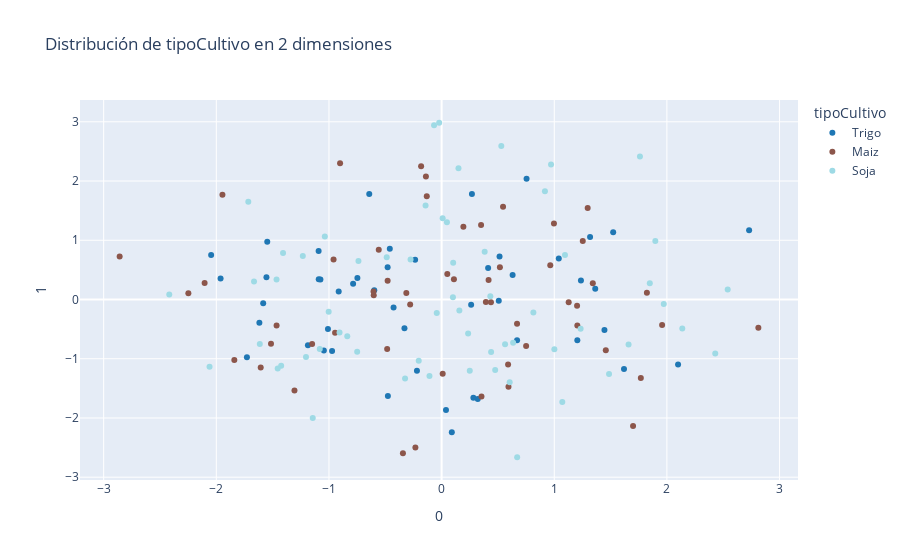

The code cell stored with this chart in its notebook:
### Code cell
features = pca_filtrado.drop(columns=['tipoCultivo']).columns.to_list()

unique_tipoCultivo = pca_filtrado['tipoCultivo'].unique()
num_colors = len(unique_tipoCultivo)
color_palette = plt.get_cmap('tab20', num_colors)

tipoCultivo_color_map = {cultivo: mcolors.to_hex(color_palette(i)) for i,
                       cultivo in enumerate(unique_tipoCultivo)}

loadings = pca.components_.T * np.sqrt(pca.explained_variance_)
fig = px.scatter(pca_features, x=0, y=1, color = pca_filtrado["tipoCultivo"],
                 labels={'color': 'tipoCultivo'},
                 color_discrete_map=tipoCultivo_color_map,
                 title="Distribución de tipoCultivo en 2 dimensiones")

fig.show()
